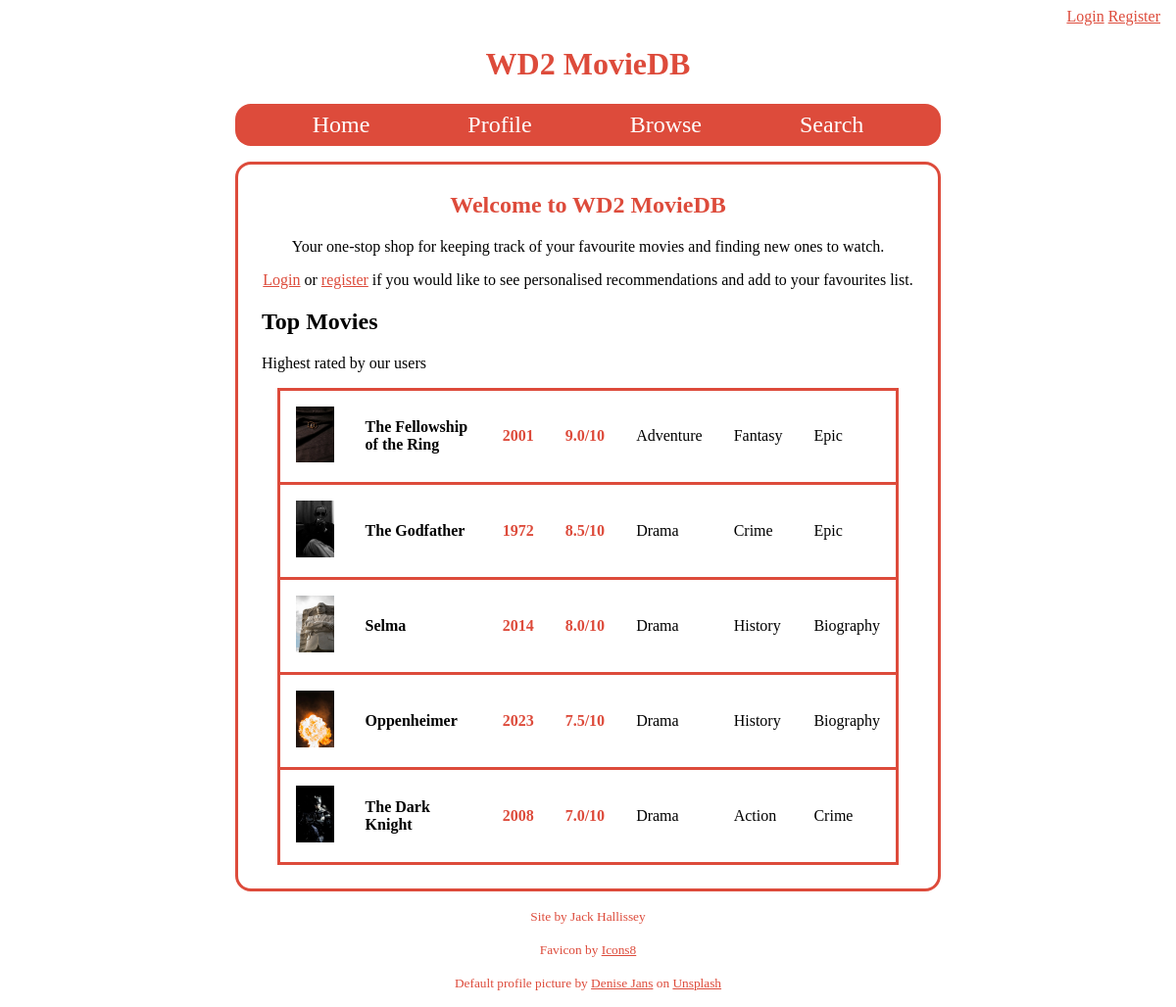
The page / on the database its author committed.
### tables this page shows
CREATE TABLE movies (
    id INTEGER PRIMARY KEY AUTOINCREMENT,
    title TEXT NOT NULL,
    synopsis TEXT,
    date INTEGER NOT NULL,
    runtime INTEGER NOT NULL,
    poster TEXT NOT NULL,
    poster_src TEXT
);

CREATE TABLE genres (
    id INTEGER PRIMARY KEY AUTOINCREMENT,
    name TEXT NOT NULL
);

### app.py (the view)
@app.route("/")
def index():
    db = get_db()
    movies = get_movie_list(commands="ORDER BY avg_score DESC LIMIT 5")
    if g.user:
        recs = get_recommendations()
        user = db.execute("SELECT * FROM users WHERE username = ?", (g.user,)).fetchone()
    else:
        recs = None
        user = None
    return render_template("index.html", movies=movies, recs=recs, user=user, title="Home")

### app.py (called while the page is built)
@app.before_request
def get_username():
    g.user = session.get("username", None)

### database.py (called while the page is built)
def get_db():
    if "db" not in g:
        g.db = sqlite3.connect(DATABASE,
            detect_types=sqlite3.PARSE_DECLTYPES
        )
        g.db.row_factory = sqlite3.Row
    return g.db

### templates/index.html
{% extends "base.html" %}
{% block main_content %}
<main>
    {% if g.user %}
        {% if user["admin"] == 1 %}
            <section>
                <h2>Admin Tools</h2>
                <p><a href="{{ url_for('admin') }}" class="highlight">Go to Admin Tools</a></p>
            </section>
        {% endif %}
        <section>
            <h2>Recommended for You</h2>
            {% if recs|length == 0 %}
                <p>Rate some more <a href="{{ url_for('browse') }}" class="highlight">movies</a> to see recommendations.</p>
            {% else %}
                <p>Based on genres you like.</p>
                {% include 'recs_list.html' %}
            {% endif %}
        </section>
    {% else %}
        <section class="welcome">
            <h2 class="highlight">Welcome to WD2 MovieDB</h2>
            <p>Your one-stop shop for keeping track of your favourite movies and finding new ones to watch.</p>
            <p><a href="{{ url_for('login') }}" class="highlight">Login</a> or <a href="{{ url_for('register') }}" class="highlight">register</a> if you would like to see personalised recommendations and add to your favourites list.</p>
        </section>
    {% endif %}
    <section>
        <h2>Top Movies</h2>
        <p>Highest rated by our users</p>
        {% include 'movie_list.html' %}
    </section>
</main>
{% endblock %}

### templates/movie_list.html
<table class="movie_list">
    {% for movie in movies %}
        <tr>
            <td>
                <a href="{{ url_for('movie_page', movie_id=movie['id']) }}">
                    <img class="poster_list" src="{{ url_for('static', filename='posters/' + movie['poster']) }}" alt="Poster for {{ movie['title'] }}">
                </a>
            </td>
            <td><b><a href="{{ url_for('movie_page', movie_id=movie['id']) }}">{{ movie['title'] }}</a></b></td>
            <td class="highlight"><b>{{ movie['date'][0:4] }}</b></td>
            {% if movie['avg_score'] == None %}
            <td class="highlight"><b>-/10</b></td>
            {% else %}
                <td class="highlight"><b>{{ movie['avg_score']|round(1) }}/10</b></td>
            {% endif %}
            <td>
                <a href="{{ url_for('genre_page', genre_id=movie[-6]) }}">{{ movie[-5] }}</a>
            </td>
            <td>
                <a href="{{ url_for('genre_page', genre_id=movie[-4]) }}">{{ movie[-3] }}</a>
            </td>
            <td>
                <a href="{{ url_for('genre_page', genre_id=movie[-2]) }}">{{ movie[-1] }}</a>
            </td>
        </tr>
    {% endfor %}
</table>

### static/styles.css (style rules this page uses)
body { margin: 0; }
main { border-radius: 16px; border: 3px solid #DD4B3B; margin: 1em 15em; padding: 0.5em 1.5em; }
.highlight { color: #DD4B3B; }
.poster_list { max-width: 100%; }
.movie_list { border-collapse: collapse; margin: 1em; }
.movie_list td, .movie_list th { padding: 1em; }
.movie_list tr { border: 3px solid #DD4B3B; }
.movie_list a { text-decoration: none; color: black; }
.welcome { text-align: center; }

### rows shown on the page
movies: poster (picture), title "The Fellowship of the Ring", date "2001", avg_score "9.0", name "Adventure", name "Fantasy", name "Epic"
movies: poster (picture), title "The Godfather", date "1972", avg_score "8.5", name "Drama", name "Crime", name "Epic"
movies: poster (picture), title "Selma", date "2014", avg_score "8.0", name "Drama", name "History", name "Biography"
movies: poster (picture), title "Oppenheimer", date "2023", avg_score "7.5", name "Drama", name "History", name "Biography"
movies: poster (picture), title "The Dark Knight", date "2008", avg_score "7.0", name "Drama", name "Action", name "Crime"
